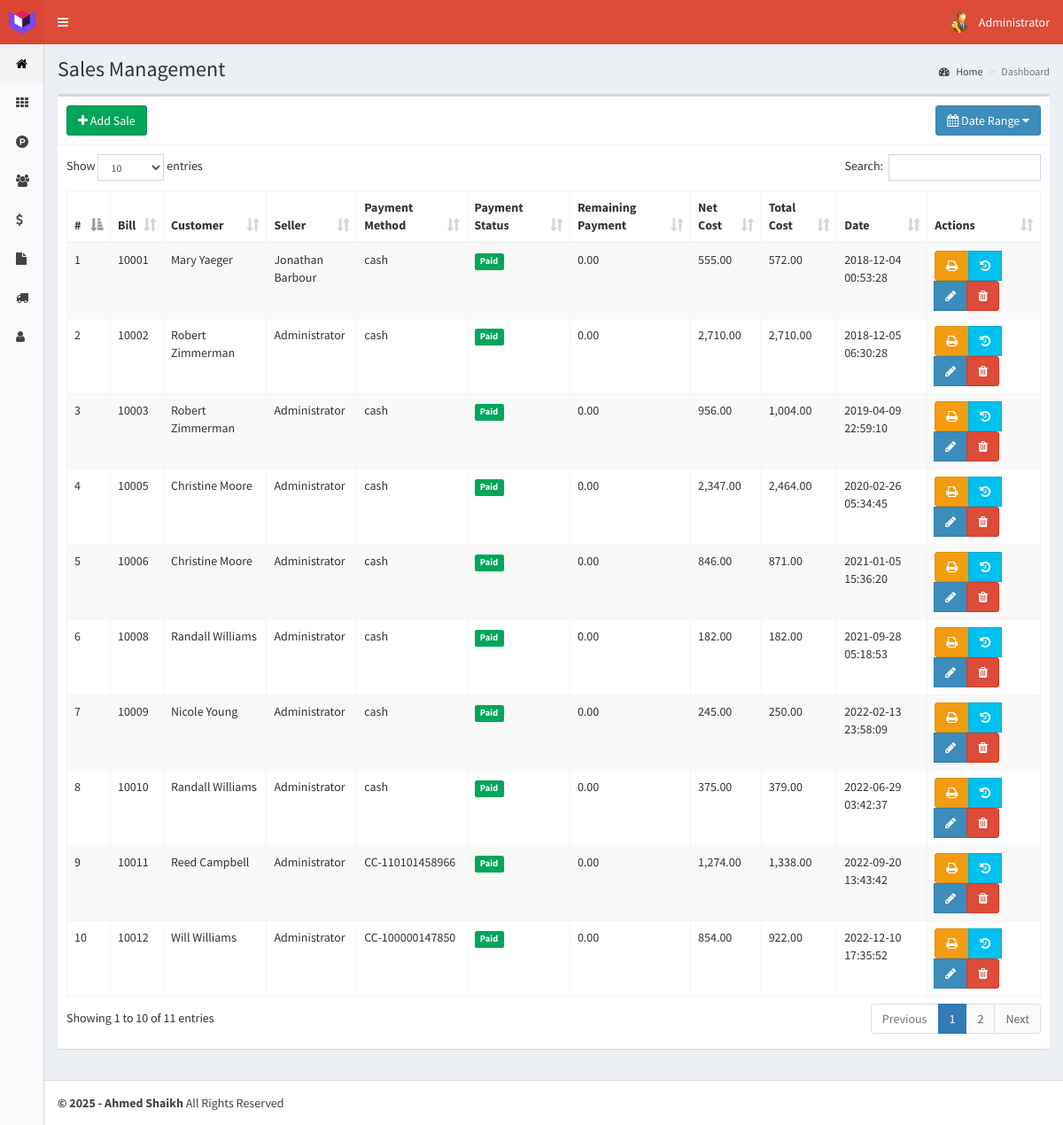
/sales (signed in), run on the app's committed database.
### tables this page shows
CREATE TABLE `sales` (
  `id` int(11) NOT NULL,
  `code` int(11) NOT NULL,
  `idCustomer` int(11) NOT NULL,
  `idSeller` int(11) NOT NULL,
  `products` text NOT NULL,
  `tax` int(11) NOT NULL,
  `netPrice` float NOT NULL,
  `totalPrice` float NOT NULL,
  `paymentMethod` text NOT NULL,
  `payment_status` enum('Paid','Unpaid','Partial') NOT NULL DEFAULT 'Paid',
  `saledate` timestamp NOT NULL DEFAULT CURRENT_TIMESTAMP ON UPDATE CURRENT_TIMESTAMP
);

CREATE TABLE `customers` (
  `id` int(11) NOT NULL,
  `name` text NOT NULL,
  `idDocument` int(11) NOT NULL,
  `email` text NOT NULL,
  `phone` text NOT NULL,
  `address` text NOT NULL,
  `birthdate` date NOT NULL,
  `purchases` int(11) NOT NULL,
  `lastPurchase` datetime NOT NULL,
  `registerDate` timestamp NOT NULL DEFAULT CURRENT_TIMESTAMP ON UPDATE CURRENT_TIMESTAMP
);

CREATE TABLE `users` (
  `id` int(11) NOT NULL,
  `name` text NOT NULL,
  `user` text NOT NULL,
  `password` text NOT NULL,
  `profile` text NOT NULL,
  `photo` text NOT NULL,
  `status` int(1) NOT NULL,
  `lastLogin` datetime NOT NULL,
  `date` timestamp NOT NULL DEFAULT CURRENT_TIMESTAMP ON UPDATE CURRENT_TIMESTAMP
);

### controllers/template.controller.php (called while the page is built)
<?php
class ControllerTemplate{
	static public function ctrTemplate(){
		include "views/template.php";
	}
}

### index.php (called while the page is built, shortened)
<?php
require_once "controllers/template.controller.php";
require_once "controllers/users.controller.php";
require_once "controllers/customers.controller.php";
require_once "controllers/sales.controller.php";
require_once "controllers/customer-notes.controller.php";
require_once "models/users.model.php";
require_once "models/customers.model.php";
require_once "models/sales.model.php";
$template = new ControllerTemplate();
$template -> ctrTemplate();

### controllers/sales.controller.php (called while the page is built, shortened)
<?php
class ControllerSales{
	static public function ctrSalesDatesRange($initialDate, $finalDate){
		$table = "sales";
		$answer = ModelSales::mdlSalesDatesRange($table, $initialDate, $finalDate);
		return $answer;
	}
}

### models/connection.php (called while the page is built)
<?php
class Connection{
	static public function connect(){
		$link = new PDO("mysql:host=localhost;dbname=posystem", "root", "");
		$link -> exec("set names utf8");
		return $link;
	}
}

### models/sales.model.php (called while the page is built, shortened)
<?php
require_once 'connection.php';
class ModelSales{
	static public function mdlSalesDatesRange($table, $initialDate, $finalDate){
		if($initialDate == null){
			$stmt = Connection::connect()->prepare("SELECT * FROM $table ORDER BY id ASC");
			$stmt -> execute();
			return $stmt -> fetchAll();
		}else if($initialDate == $finalDate){
			$stmt = Connection::connect()->prepare("SELECT * FROM $table WHERE saledate like :saledate");
			$searchDate = "%" . $finalDate . "%";
			$stmt -> bindParam(":saledate", $searchDate, PDO::PARAM_STR);
			$stmt -> execute();
			return $stmt -> fetchAll();
		}
	}
}

### controllers/customers.controller.php (called while the page is built, shortened)
<?php
class ControllerCustomers{
	static public function ctrShowCustomers($item, $value){
		$table = "customers";
		$answer = ModelCustomers::mdlShowCustomers($table, $item, $value);
		return $answer;
	}
}

### models/customers.model.php (called while the page is built, shortened)
<?php
require_once "connection.php";
class ModelCustomers{
	static public function mdlShowCustomers($table, $item, $value){
		if($item != null){
			$stmt = Connection::connect()->prepare("SELECT * FROM $table WHERE $item = :$item");
			$stmt -> bindParam(":".$item, $value, PDO::PARAM_STR);
			$stmt -> execute();
			return $stmt -> fetch();
		}else{
			$stmt = Connection::connect()->prepare("SELECT * FROM $table");
			$stmt -> execute();
			return $stmt -> fetchAll();
		}
	}
}

### controllers/users.controller.php (called while the page is built, shortened)
<?php
class ControllerUsers{
	static public function ctrShowUsers($item, $value){
		$table = "users";
		$answer = UsersModel::MdlShowUsers($table, $item, $value);
		return $answer;
	}
}

### models/users.model.php (called while the page is built, shortened)
<?php
require_once "connection.php";
class UsersModel{
	static public function MdlShowUsers($tableUsers, $item, $value){
		if($item != null){
			$stmt = Connection::connect()->prepare("SELECT * FROM $tableUsers WHERE $item = :$item");
			$stmt -> bindParam(":".$item, $value, PDO::PARAM_STR);
			$stmt -> execute();
			return $stmt -> fetch();
		}
		else{
			$stmt = Connection::connect()->prepare("SELECT * FROM $tableUsers");
			$stmt -> execute();
			return $stmt -> fetchAll();
		}
	}
}

### views/modules/sales.php (the view, shortened to what this page needs)
<div class="content-wrapper">
  <section class="content-header">
    <h1>
      Sales Management
    </h1>
    <ol class="breadcrumb">
      <li><a href="home"><i class="fa fa-dashboard"></i> Home</a></li>
      <li class="active">Dashboard</li>
    </ol>
  </section>
  <section class="content">
    <div class="box">
      <div class="box-header with-border">
        <a href="create-sale">
          <button class="btn btn-success" >
          <i class="fa fa-plus"></i> Add Sale
          </button>
        </a>
        <button type="button" class="btn btn-primary pull-right" id="daterange-btn">
            <span>
              <i class="fa fa-calendar"></i> Date Range
            </span>
            <i class="fa fa-caret-down"></i>
        </button>
      </div>
      <div class="box-body">
        <table class="table table-bordered table-hover table-striped dt-responsive tables" width="100%">
          <thead>
           <tr>
             <th style="width:10px">#</th>
             <th>Bill</th>
             <th>Customer</th>
             <th>Seller</th>
             <th>Payment Method</th>
             <th>Payment Status</th>
             <th>Remaining Payment</th>
             <th>Net Cost</th>
             <th>Total Cost</th>
             <th>Date</th>
             <th>Actions</th>
           </tr>
          </thead>
          <tbody>
            <?php
          if(isset($_GET["initialDate"])){
            $initialDate = $_GET["initialDate"];
            $finalDate = $_GET["finalDate"];
          }else{
            $initialDate = null;
            $finalDate = null;
          }
          $answer = ControllerSales::ctrSalesDatesRange($initialDate, $finalDate);
          foreach ($answer as $key => $value) {
           echo '<td>'.($key+1).'</td>
                  <td>'.$value["code"].'</td>';
                  $itemCustomer = "id";
                  $valueCustomer = $value["idCustomer"];
                  $customerAnswer = ControllerCustomers::ctrShowCustomers($itemCustomer, $valueCustomer);
                  echo '<td>'.$customerAnswer["name"].'</td>';
                  $itemUser = "id";
                  $valueUser = $value["idSeller"];
                  $userAnswer = ControllerUsers::ctrShowUsers($itemUser, $valueUser);
                  echo '<td>'.$userAnswer["name"].'</td>
                  <td>'.$value["paymentMethod"].'</td>';
                  $paymentStatus = isset($value["payment_status"]) ? $value["payment_status"] : "Paid";
                  if($paymentStatus == "Paid"){
                    echo '<td><span class="label label-success">Paid</span></td>';
                    $remainingPayment = 0;
                  }else{
                    echo '<td><span class="label label-danger">Unpaid</span></td>';
                    $remainingPayment = $value["totalPrice"];
                  }
                  echo '<td>'.number_format($remainingPayment,2).'</td>
                  <td>'.number_format($value["netPrice"],2).'</td>
                  <td>'.number_format($value["totalPrice"],2).'</td>
                  <td>'.$value["saledate"].'</td>
                  <td>
                    <div class="btn-group">
                      <div class="btn-group">
                      <button class="btn btn-warning btnPrintBill" saleCode="'.$value["code"].'">
                        <i class="fa fa-print"></i>
                      </button>';
                       if($_SESSION["profile"] == "Administrator"){
                         echo '<button class="btn btn-info btnViewAuditLog" saleId="'.$value["id"].'" data-toggle="modal" data-target="#modalAuditLog"><i class="fa fa-history"></i></button>
                          <button class="btn btn-primary btnEditSale" idSale="'.$value["id"].'"><i class="fa fa-pencil"></i></button>
                          <button class="btn btn-danger btnDeleteSale" idSale="'.$value["id"].'"><i class="fa fa-trash"></i></button>';
                       }
                   echo '</div>
                  </td>
                </tr>';
            }
        ?>
          </tbody>
        </table>
      </div>
    </div>
  </section>
</div>

### data on the page
sales: code "10001", idCustomer.name "Mary Yaeger", users.name "Jonathan Barbour", paymentMethod "cash", shows "Paid", payment_status "0.00", netPrice "555.00", totalPrice "572.00", saledate "2018-12-04 00:53:28"
sales: code "10002", idCustomer.name "Robert Zimmerman", users.name "Administrator", paymentMethod "cash", shows "Paid", payment_status "0.00", netPrice "2,710.00", totalPrice "2,710.00", saledate "2018-12-05 06:30:28"
sales: code "10003", idCustomer.name "Robert Zimmerman", users.name "Administrator", paymentMethod "cash", shows "Paid", payment_status "0.00", netPrice "956.00", totalPrice "1,004.00", saledate "2019-04-09 22:59:10"
sales: code "10005", idCustomer.name "Christine Moore", users.name "Administrator", paymentMethod "cash", shows "Paid", payment_status "0.00", netPrice "2,347.00", totalPrice "2,464.00", saledate "2020-02-26 05:34:45"
sales: code "10006", idCustomer.name "Christine Moore", users.name "Administrator", paymentMethod "cash", shows "Paid", payment_status "0.00", netPrice "846.00", totalPrice "871.00", saledate "2021-01-05 15:36:20"
sales: code "10008", idCustomer.name "Randall Williams", users.name "Administrator", paymentMethod "cash", shows "Paid", payment_status "0.00", netPrice "182.00", totalPrice "182.00", saledate "2021-09-28 05:18:53"
sales: code "10009", idCustomer.name "Nicole Young", users.name "Administrator", paymentMethod "cash", shows "Paid", payment_status "0.00", netPrice "245.00", totalPrice "250.00", saledate "2022-02-13 23:58:09"
sales: code "10010", idCustomer.name "Randall Williams", users.name "Administrator", paymentMethod "cash", shows "Paid", payment_status "0.00", netPrice "375.00", totalPrice "379.00", saledate "2022-06-29 03:42:37"
sales: code "10011", idCustomer.name "Reed Campbell", users.name "Administrator", paymentMethod "CC-110101458966", shows "Paid", payment_status "0.00", netPrice "1,274.00", totalPrice "1,338.00", saledate "2022-09-20 13:43:42"
sales: code "10012", idCustomer.name "Will Williams", users.name "Administrator", paymentMethod "CC-100000147850", shows "Paid", payment_status "0.00", netPrice "854.00", totalPrice "922.00", saledate "2022-12-10 17:35:52"

### other printed values
$_SESSION["name"] "Administrator"
